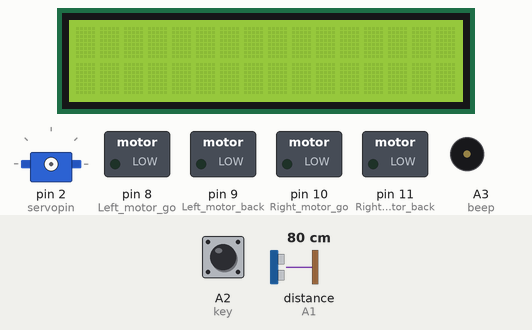
Simulated run of this sketch. Board: Arduino Uno, built with avr-gcc and run on an emulated ATmega328P. Shown: 16×2 character LCD, servo, switched loads named in the sketch (green lamp = pin HIGH), buzzer (waves = sounding, pin HIGH). Wiring (inferred from the names in the program): servo: signal pin 2. Dashed ring = blinking. The inputs (shaded band) are chosen by the test bench; at power-on: A2 (key) LOW, distance to the obstacle (sensor on A1) 80 cm. The echo pulse lasts 58.3 µs per cm; servo pulses on a pin are drawn as a servo (544–2400 µs = 0–180°); pins used as bus, display or sensor lines are not drawn.

Above: at 1.2 s.
1.3 s: A2 (key) pulled HIGH for 0.15 s
At 1.81 s:
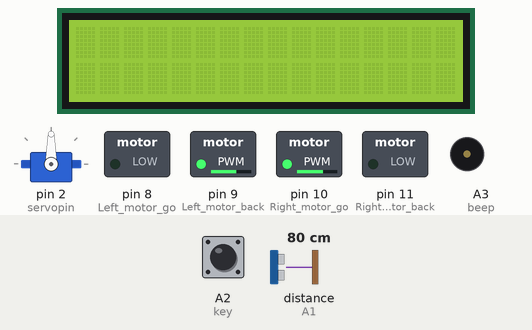
2.0 s: distance to the obstacle (sensor on A1) set to 2 cm
At 3.1 s:
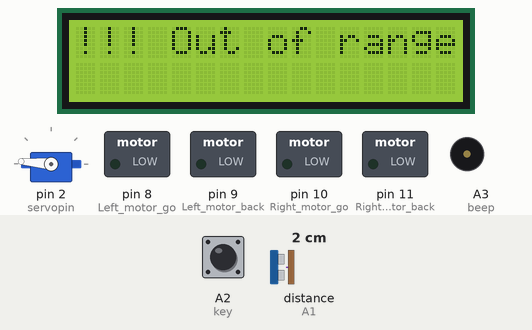
5.0 s: distance to the obstacle (sensor on A1) set to 60 cm
At 5.53 s:
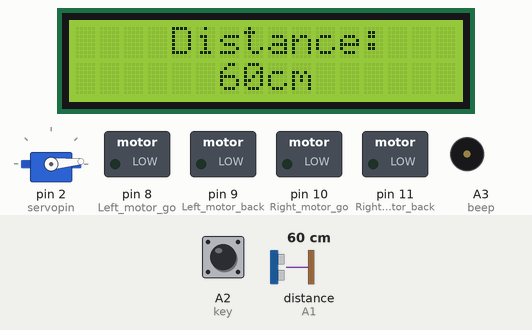
8.0 s: distance to the obstacle (sensor on A1) set to 37 cm
11.0 s: distance to the obstacle (sensor on A1) set to 31 cm
12.6 s: distance to the obstacle (sensor on A1) set to 26 cm
At 13.71 s:
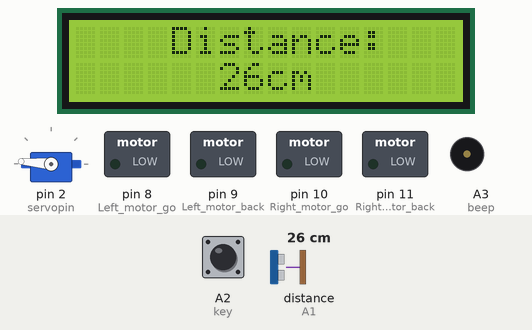
Timing chart, 0 to 16.6 s (numbered marks = the images above; inputs shaded):
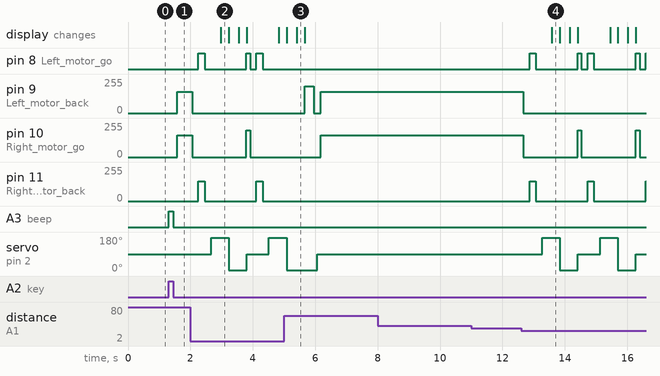

Measured:
- the behaviour switches between 30 and 29 cm on distance to the obstacle (sensor on A1) (found by bisection; images 3 and 4)
- after the input at 1.3 s, pin 9 (Left_motor_back): 0/255 → 160/255 after 0.27 s; pin 10 (Right_motor_go): 0/255 → 165/255 after 0.27 s; A3 (beep): LOW → HIGH at once, → LOW 0.14 s later
- after the input at 2.0 s, pin 8 (Left_motor_go): goes HIGH 0.20 s, LOW 1.3 s, HIGH 0.12 s, LOW 0.20 s, HIGH 0.20 s, then LOW, starting after 0.26 s; pin 9 (Left_motor_back): 160/255 → 0/255 after 0.06 s
- after the input at 5.0 s, pin 8 (Left_motor_go): stops changing and stays LOW; pin 9 (Left_motor_back): 0/255 → 200/255 after 0.66 s, → 0/255 0.30 s later, → 160/255 0.22 s later; pin 11 (Right_motor_back): stays 0/255 (without the input it goes to 150/255 after 0.97 s); the display: first differs from a run without the input after 0.41 s (image 3)
- after the input at 12.6 s, pin 8 (Left_motor_go): LOW → HIGH after 0.27 s, → LOW 0.20 s later, → HIGH 1.3 s later, → LOW 0.12 s later, … (9 changes in this stretch); pin 9 (Left_motor_back): 160/255 → 0/255 after 0.07 s

The sketch:

avoid_servo.ino
```cpp
//============================智宇科技========================================
//  智能小车超声波避障实验(有舵机)
//  程序中电脑打印数值部分都被屏蔽了，打印会影响小车遇到障碍物的反应速度
//  调试时可以打开屏蔽内容Serial.print，打印测到的距离
//  本实验控制速度的pwm值和延时均有调节，但还是配合实际情况，实际电量调节数值
//=============================================================================
//#include <Servo.h>
#include <LiquidCrystal.h> //申明1602液晶的函数库
//申明1602液晶的引脚所连接的Arduino数字端口，8线或4线数据模式，任选其一
//LiquidCrystal lcd(12,11,10,9,8,7,6,5,4,3,2);   //8数据口模式连线声明
LiquidCrystal lcd(13,12,7,6,5,4,3); //4数据口模式连线声明 P13--LCD 4脚  P12--LCD 5脚
              //P7--LCD 6脚   P6--LCD 11脚  P5--LCD 12脚  P4--LCD 13脚  P3--LCD 14脚

int Echo = A1;  // Echo回声脚(P2.0)
int Trig =A0;  //  Trig 触发脚(P2.1)

int Front_Distance = 0;//
int Left_Distance = 0;
int Right_Distance = 0;

int Left_motor_go=8;     //左电机前进(IN1)
int Left_motor_back=9;     //左电机后退(IN2)

int Right_motor_go=10;    // 右电机前进(IN3)
int Right_motor_back=11;    // 右电机后退(IN4)

int key=A2;//定义按键 A2 接口
int beep=A3;//定义蜂鸣器 A3 接口

//const int SensorRight = 3;   	//右循迹红外传感器(P3.2 OUT1)
//const int SensorLeft = 4;     	//左循迹红外传感器(P3.3 OUT2)

//const int SensorRight_2 = 6;   	//右红外传感器(P3.5 OUT4)
//const int SensorLeft_2 = 5;     //左红外传感器(P3.4 OUT3)

//int SL;    //左循迹红外传感器状态
//int SR;    //右循迹红外传感器状态
//int SL_2;    //左红外传感器状态
//int SR_2;    //右红外传感器状态

int servopin=2;//设置舵机驱动脚到数字口2
int myangle;//定义角度变量
int pulsewidth;//定义脉宽变量
int val;

void setup()
{
  Serial.begin(9600);     // 初始化串口
  //初始化电机驱动IO为输出方式
  pinMode(Left_motor_go,OUTPUT); // PIN 8 (PWM)
  pinMode(Left_motor_back,OUTPUT); // PIN 9 (PWM)
  pinMode(Right_motor_go,OUTPUT);// PIN 10 (PWM)
  pinMode(Right_motor_back,OUTPUT);// PIN 11 (PWM)
  pinMode(key,INPUT);//定义按键接口为输入接口
  pinMode(beep,OUTPUT);
  // pinMode(SensorRight, INPUT); //定义右循迹红外传感器为输入
  // pinMode(SensorLeft, INPUT); //定义左循迹红外传感器为输入
  //pinMode(SensorRight_2, INPUT); //定义右红外传感器为输入
  //pinMode(SensorLeft_2, INPUT); //定义左红外传感器为输入
  //初始化超声波引脚
  pinMode(Echo, INPUT);    // 定义超声波输入脚
  pinMode(Trig, OUTPUT);   // 定义超声波输出脚
  lcd.begin(16,2);      //初始化1602液晶工作                       模式
  //定义1602液晶显示范围为2行16列字符
  pinMode(servopin,OUTPUT);//设定舵机接口为输出接口
}
//=======================智能小车的基本动作=========================
//void run(int time)     // 前进
void run()     // 前进
{
  digitalWrite(Right_motor_go,HIGH);  // 右电机前进
  digitalWrite(Right_motor_back,LOW);
  analogWrite(Right_motor_go,165);//PWM比例0~255调速，左右轮差异略增减
  analogWrite(Right_motor_back,0);
  digitalWrite(Left_motor_go,LOW);  // 左电机前进
  digitalWrite(Left_motor_back,HIGH);
  analogWrite(Left_motor_go,0);//PWM比例0~255调速，左右轮差异略增减
  analogWrite(Left_motor_back,160);
  //delay(time * 100);   //执行时间，可以调整
}

void brake(int time)  //刹车，停车
{
  digitalWrite(Right_motor_go,LOW);
  digitalWrite(Right_motor_back,LOW);
  digitalWrite(Left_motor_go,LOW);
  digitalWrite(Left_motor_back,LOW);
  delay(time * 100);//执行时间，可以调整
}

void left(int time)         //左转(左轮不动，右轮前进)
//void left()         //左转(左轮不动，右轮前进)
{
  digitalWrite(Right_motor_go,HIGH);	// 右电机前进
  digitalWrite(Right_motor_back,LOW);
  analogWrite(Right_motor_go,180);
  analogWrite(Right_motor_back,0);//PWM比例0~255调速
  digitalWrite(Left_motor_go,LOW);   //左轮后退
  digitalWrite(Left_motor_back,LOW);
  analogWrite(Left_motor_go,0);
  analogWrite(Left_motor_back,0);//PWM比例0~255调速
  delay(time * 100);	//执行时间，可以调整
}

void spin_left(int time)         //左转(左轮后退，右轮前进)
{
  digitalWrite(Right_motor_go,HIGH);	// 右电机前进
  digitalWrite(Right_motor_back,LOW);
  analogWrite(Right_motor_go,200);
  analogWrite(Right_motor_back,0);//PWM比例0~255调速
  digitalWrite(Left_motor_go,HIGH);   //左轮后退
  digitalWrite(Left_motor_back,LOW);
  analogWrite(Left_motor_go,200);
  analogWrite(Left_motor_back,0);//PWM比例0~255调速
  delay(time * 100);	//执行时间，可以调整
}

void right(int time)
//void right()        //右转(右轮不动，左轮前进)
{
  digitalWrite(Right_motor_go,LOW);   //右电机后退
  digitalWrite(Right_motor_back,LOW);
  analogWrite(Right_motor_go,0);
  analogWrite(Right_motor_back,0);//PWM比例0~255调速
  digitalWrite(Left_motor_go,LOW);//左电机前进
  digitalWrite(Left_motor_back,HIGH);
  analogWrite(Left_motor_go,0);
  analogWrite(Left_motor_back,200);//PWM比例0~255调速
  delay(time * 100);	//执行时间，可以调整
}

void spin_right(int time)        //右转(右轮后退，左轮前进)
{
   digitalWrite(Right_motor_go,LOW);   //右电机后退
  digitalWrite(Right_motor_back,HIGH);
  analogWrite(Right_motor_go,0);
  analogWrite(Right_motor_back,150);//PWM比例0~255调速
  digitalWrite(Left_motor_go,LOW);//左电机前进
  digitalWrite(Left_motor_back,HIGH);
  analogWrite(Left_motor_go,0);
  analogWrite(Left_motor_back,150);//PWM比例0~255调速
  delay(time * 100);	//执行时间，可以调整
}

void back(int time)          //后退
{
   digitalWrite(Right_motor_go,LOW);  //右轮后退
  digitalWrite(Right_motor_back,HIGH);
  analogWrite(Right_motor_go,0);
  analogWrite(Right_motor_back,150);//PWM比例0~255调速
  digitalWrite(Left_motor_go,HIGH);  //左轮后退
  digitalWrite(Left_motor_back,LOW);
  analogWrite(Left_motor_go,150);
  analogWrite(Left_motor_back,0);//PWM比例0~255调速
  delay(time * 100);     //执行时间，可以调整
}
//==========================================================

void keysacn()//按键扫描
{
  int val;
  val=digitalRead(key);//读取数字7 口电平值赋给val
  while(!digitalRead(key))//当按键没被按下时，一直循环
  {
    val=digitalRead(key);//此句可省略，可让循环跑空
  }
  while(digitalRead(key))//当按键被按下时
  {
    delay(10);	//延时10ms
    val=digitalRead(key);//读取数字7 口电平值赋给val
    if(val==HIGH)  //第二次判断按键是否被按下
    {
      digitalWrite(beep,HIGH);		//蜂鸣器响
      while(!digitalRead(key))	//判断按键是否被松开
        digitalWrite(beep,LOW);		//蜂鸣器停止
    }
    else
      digitalWrite(beep,LOW);          //蜂鸣器停止
  }
}

float Distance_test()   // 量出前方距离
{
  digitalWrite(Trig, LOW);   // 给触发脚低电平2μs
  delayMicroseconds(2);
  digitalWrite(Trig, HIGH);  // 给触发脚高电平10μs，这里至少是10μs
  delayMicroseconds(10);
  digitalWrite(Trig, LOW);    // 持续给触发脚低电
  float Fdistance = pulseIn(Echo, HIGH);  // 读取高电平时间(单位：微秒)
  Fdistance= Fdistance/58;       //为什么除以58等于厘米，  Y米=（X秒*344）/2
  // X秒=（ 2*Y米）/344 ==》X秒=0.0058*Y米 ==》厘米=微秒/58
  //Serial.print("Distance:");      //输出距离（单位：厘米）
  //Serial.println(Fdistance);         //显示距离
  //Distance = Fdistance;
  return Fdistance;
}

void Distance_display(int Distance)//显示距离
{
  if((2<Distance)&(Distance<400))
  {
    lcd.home();        //把光标移回左上角，即从头开始输出
    lcd.print("    Distance: ");       //显示
    lcd.setCursor(6,2);   //把光标定位在第2行，第6列
    lcd.print(Distance);       //显示距离
    lcd.print("cm");          //显示
  }
  else
  {
    lcd.home();        //把光标移回左上角，即从头开始输出
    lcd.print("!!! Out of range");       //显示
  }
  delay(250);
  lcd.clear();
}

void servopulse(int servopin,int myangle)/*定义一个脉冲函数，用来模拟方式产生PWM值舵机的范围是0.5MS到2.5MS 1.5MS 占空比是居中周期是20MS*/
{
  pulsewidth=(myangle*11)+500;//将角度转化为500-2480 的脉宽值 这里的myangle就是0-180度  所以180*11+50=2480  11是为了换成90度的时候基本就是1.5MS
  digitalWrite(servopin,HIGH);//将舵机接口电平置高                                      90*11+50=1490uS  就是1.5ms
  delayMicroseconds(pulsewidth);//延时脉宽值的微秒数  这里调用的是微秒延时函数
  digitalWrite(servopin,LOW);//将舵机接口电平置低
 // delay(20-pulsewidth/1000);//延时周期内剩余时间  这里调用的是ms延时函数
  delay(20-(pulsewidth*0.001));//延时周期内剩余时间  这里调用的是ms延时函数
}

void front_detection()
{
  //此处循环次数减少，为了增加小车遇到障碍物的反应速度
  for(int i=0;i<=5;i++) //产生PWM个数，等效延时以保证能转到响应角度
  {
    servopulse(servopin,90);//模拟产生PWM
  }
  Front_Distance = Distance_test();
  //Serial.print("Front_Distance:");      //输出距离（单位：厘米）
 // Serial.println(Front_Distance);         //显示距离
 //Distance_display(Front_Distance);
}

void left_detection()
{
  for(int i=0;i<=15;i++) //产生PWM个数，等效延时以保证能转到响应角度
  {
    servopulse(servopin,175);//模拟产生PWM
  }
  Left_Distance = Distance_test();
  //Serial.print("Left_Distance:");      //输出距离（单位：厘米）
  //Serial.println(Left_Distance);         //显示距离
}

void right_detection()
{
  for(int i=0;i<=15;i++) //产生PWM个数，等效延时以保证能转到响应角度
  {
    servopulse(servopin,5);//模拟产生PWM
  }
  Right_Distance = Distance_test();
  //Serial.print("Right_Distance:");      //输出距离（单位：厘米）
  //Serial.println(Right_Distance);         //显示距离
}
//===========================================================
void loop()
{
  keysacn();	   //调用按键扫描函数
  while(1)
  {
    front_detection();//测量前方距离
    if(Front_Distance < 30)//当遇到障碍物时
    {
      brake(2);//先刹车
      back(2);//后退减速
      brake(2);//停下来做测距
      left_detection();//测量左边距障碍物距离
      Distance_display(Left_Distance);//液晶屏显示距离
      right_detection();//测量右边距障碍物距离
      Distance_display(Right_Distance);//液晶屏显示距离
      if((Left_Distance < 30 ) &&( Right_Distance < 30 ))//当左右两侧均有障碍物靠得比较近
        spin_left(0.7);//旋转掉头
      else if(Left_Distance > Right_Distance)//左边比右边空旷
      {
        left(3);//左转
        brake(1);//刹车，稳定方向
      }
      else//右边比左边空旷
      {
        right(3);//右转
        brake(1);//刹车，稳定方向
      }
    }
    else
    {
      run(); //无障碍物，直行
    }
  }
}
```
